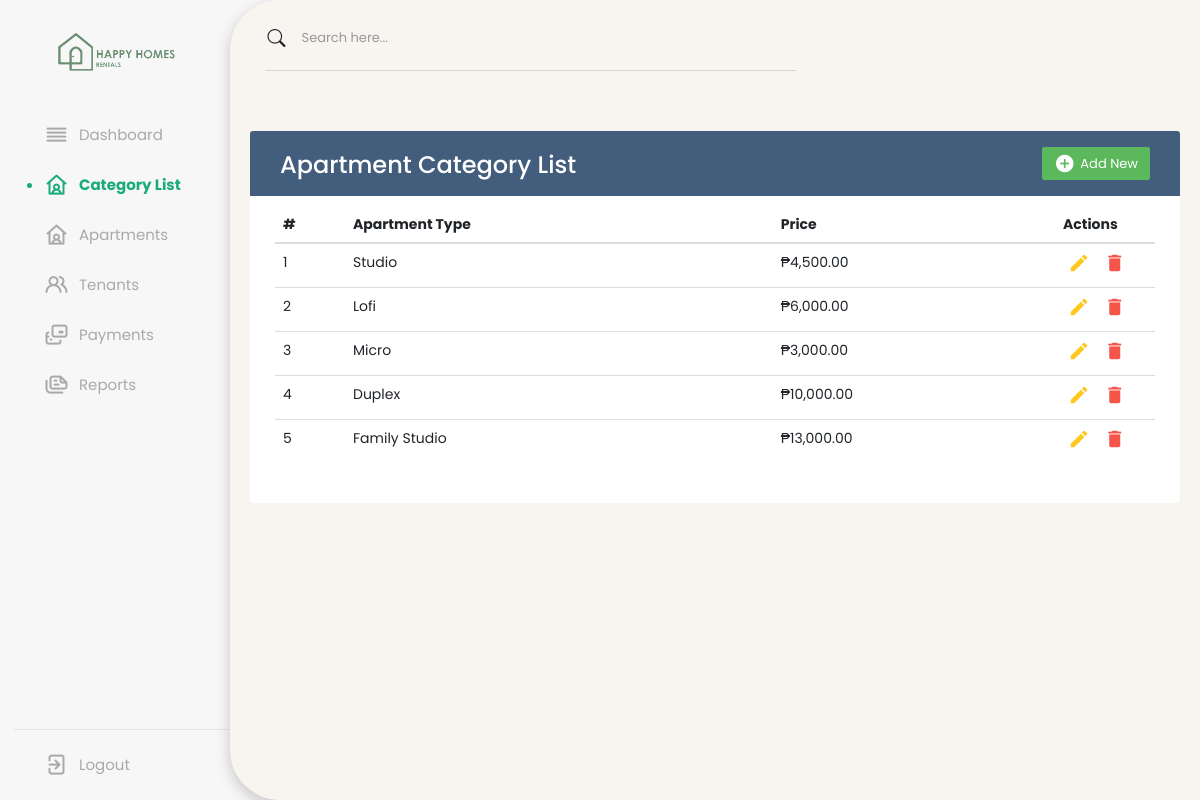
/categories.php, run on the app's committed database.
### tables this page shows
CREATE TABLE `apartment_categories` (
  `id` int(30) NOT NULL,
  `name` text NOT NULL,
  `amount` float NOT NULL
);

### Stored_Data/Get_List/get_category_list.php (the view)
<?php
    require_once "db_conn.php";
    $categories = [];
    $categories_query = $conn->query("SELECT * FROM apartment_categories ORDER BY id ASC");
    while ($row = $categories_query->fetch_assoc()) {
        $categories[] = $row;
    }
    foreach ($categories as $i => $category) {
        $formattedAmount = number_format($category['amount'], 2);
        ?>
        <tr>
            <td><?= ($i + 1) ?></td>
            <td><?= $category['name'] ?></td>
            <td>₱<?= $formattedAmount ?></td>
            <td>
                <a href='#editModal' class='edit' data-toggle='modal'><i class='material-icons' data-toggle='tooltip' title='Edit'>&#xE254;</i></a>
                <a href='#' class='delete' data-id="<?= $category['id'] ?>"><i class='material-icons' data-toggle='tooltip' title='Delete'>&#xE872;</i></a>
            </td>
        </tr>
        <?php
    }
?>

### css/style.css (style rules this page uses)
* { margin: 0; padding: 0; box-sizing: border-box; font-family: 'Poppins', sans-serif; }
:root { --primary-color: #0E4BF1; --panel-color: #FFF; --text-color: #000; --black-light-color: #707070; --border-color: #e6e5e5; --toggle-color: #DDD; --box1-color: #4DA3FF; --box2-color: #FFE6AC; --box3-color: #E7D1FC; --title-icon-color: #fff; --tran-05: all 0.5s ease; --tran-03: all 0.3s ease; --tran-03: all 0.2s ease; }
body { min-height: 100vh; background-color: #f7f7f7 !important; }

### css/modal.css (style rules this page uses)
body { color: #566787; background: #f5f5f5; font-family: 'Varela Round', sans-serif; font-size: 13px; }
table.table tr th, table.table tr td { border-color: #e9e9e9; padding: 12px 15px; vertical-align: middle; }
table.table td:last-child i { opacity: 0.9; font-size: 22px; margin: 0 5px; }
table.table td a { font-weight: bold; color: #566787; display: inline-block; text-decoration: none; outline: none !important; }
table.table td a.edit { color: #FFC107; }
table.table td a.delete { color: #F44336; }
table.table td i { font-size: 19px; }

### data on the page
apartment_categories: name "Studio", amount "4,500.00"
apartment_categories: name "Lofi", amount "6,000.00"
apartment_categories: name "Micro", amount "3,000.00"
apartment_categories: name "Duplex", amount "10,000.00"
apartment_categories: name "Family Studio", amount "13,000.00"
